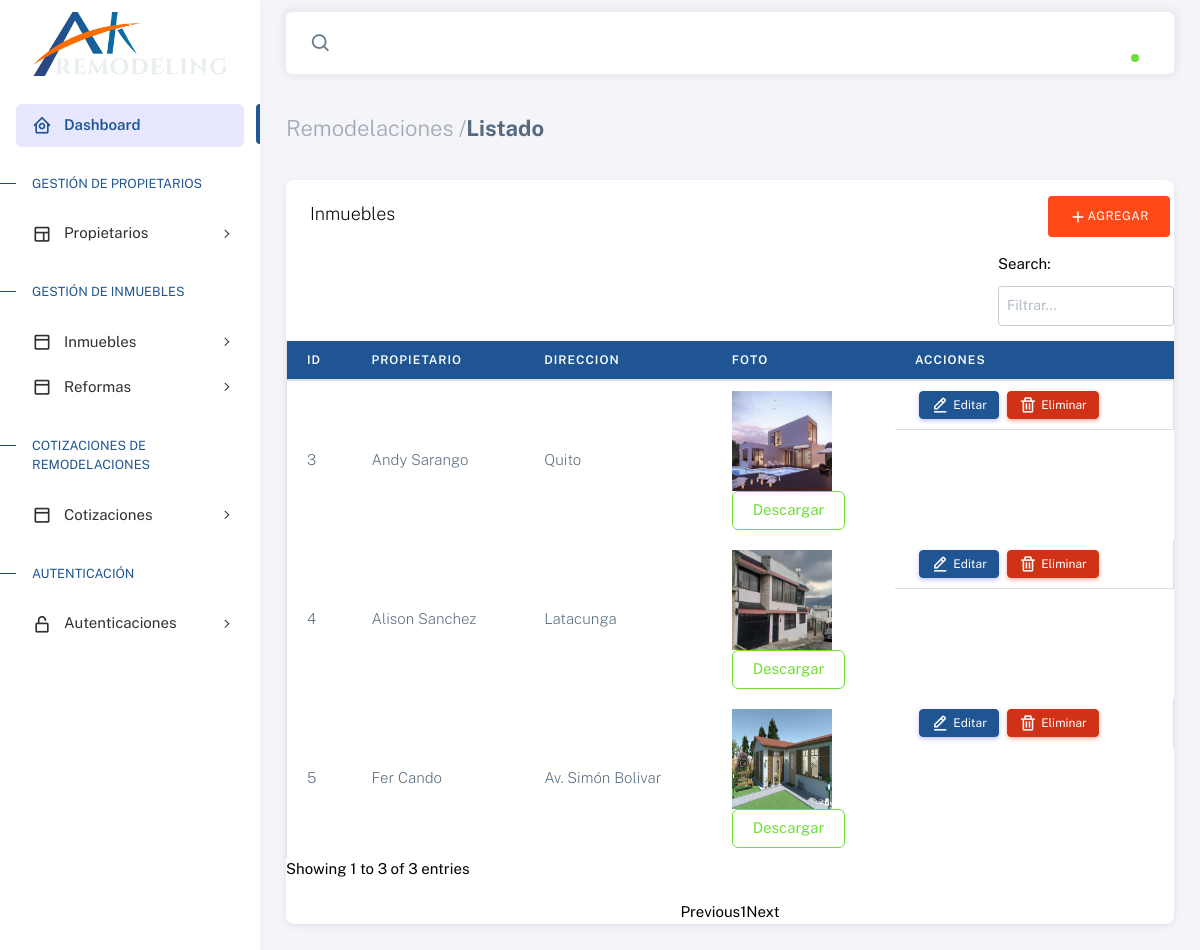
Page /lista/inmueble/ on the committed database.
### Aplicaciones/gestion/models.py (models this page shows, shortened)
class Inmueble(models.Model):
    propietario = models.ForeignKey(Propietario, on_delete=models.CASCADE)
    direccion = models.CharField(max_length=200)
    foto = models.FileField(upload_to='evidencias_inmuebles', null=True, blank=True)

class Propietario(models.Model):
    nombre = models.CharField(max_length=100)
    telefono = models.CharField(max_length=15)
    email = models.EmailField()

### Aplicaciones/gestion/views.py (the view)
# urls.py: path('lista/inmueble/', views.lista_inmueble, name='lista_inmueble'),
def lista_inmueble(request):
    inmuebles = Inmueble.objects.all()
    return render(request, 'inmuebles/lista_inmueble.html', {'inmuebles': inmuebles})

### Aplicaciones/gestion/templates/inmuebles/lista_inmueble.html (shortened to what this page needs)
{% extends "plantilla.html" %}
{% load static %}
{% block body %}
<h4 class="fw-bold py-3 mb-4"><span class="text-muted fw-light">Remodelaciones /</span>Listado</h4>
<div class="card">
  <div class="row">
    <div class="col-md-10">
      <h5 class="card-header">Inmuebles</h5>
    </div>
    <div class="col-md-2">
      <a class="btn btn-get-started  my-3 text-center justify-content-end" href="{% url 'nuevo_inmueble' %}"><i class="bx bx-plus"></i>Agregar</a>
    </div>
  </div>
  <div class="table-responsive text-nowrap">
    <table id="tbl-inm" class="table table-hover">
      <thead class="bg-primary">
        <tr>
          <th class="text-white">ID</th>
          <th class="text-white">Propietario</th>
          <th class="text-white">Direccion</th>
          <th class="text-white">Foto</th>
          <th class="text-white">Acciones</th>
        </tr>
      </thead>
      <tbody class="table-border-bottom-0">
        {% for inmueble in inmuebles %}
        <tr>
          <td class="border-bottom-0"><h6 class="mb-0">{{ inmueble.id }}</h6></td>
          <td class="border-bottom-0"><h6 class="mb-0">{{ inmueble.propietario.nombre }}</h6></td>
          <td class="border-bottom-0"><h6 class="mb-0">{{ inmueble.direccion }}</h6></td>
          <td class="border-bottom-0">
            {% if inmueble.foto and inmueble.foto.url %}
            <p class="mb-0  fw-normal">
                <a  href="{{inmueble.foto.url}}" target="_blank">
                    <img src="{{inmueble.foto.url}}" alt=""
                    height="100px" width="100px">
                </a><br>
                <a class="btn btn-outline-success" download  href="{{inmueble.foto.url}}">
                  Descargar
                </a>
            {% else %}
                No hay foto disponible.
            {% endif %}
            </p>
          </td>
          <td class="d-flex align-items-center">
            <a href="{% url 'editar_inmueble' inmueble.id %}" class="btn btn-primary btn-sm d-flex align-items-center mx-1">
              <i class="bx bx-edit-alt me-1"></i> Editar
            </a>
            <button type="button" onclick="confirmarEliminacion('form-eliminar-{{ inmueble.id }}')" class="btn btn-danger btn-sm d-flex align-items-center mx-1">
              <i class="bx bx-trash me-1"></i> Eliminar
            </button>
        </td>
        </tr>
        {% empty %}
        <tr>
          <td colspan="5" class="text-center">No se encontraron inmuebles.</td>
        </tr>
        {% endfor %}
      </tbody>
    </table>
  </div>
</div>
{% endblock %}

### Aplicaciones/gestion/templates/plantilla.html (shortened to what this page needs)
{% load static %}
<!DOCTYPE html>
<html
    lang="en"
    cl="light-style layout-menu-fixed" dir="ltr" data-theme="theme-default"
    data-assets-path="../assets/" data-template="vertical-menu-template-free">
    <head>
      <link href="{% static 'lib/DataTables/datatables.min.css' %}" rel="stylesheet">
      <link rel="stylesheet" href="https://cdnjs.cloudflare.com/ajax/libs/izitoast/1.4.0/css/iziToast.css" />
      <link rel="stylesheet" href="https://cdnjs.cloudflare.com/ajax/libs/bootstrap/5.3.0/css/bootstrap.min.css">
      <link rel="stylesheet" href="{% static 'plantilla/assets/vendor/fonts/boxicons.css' %}" />
      <link rel="stylesheet" href="https://cdn.datatables.net/buttons/2.4.1/css/buttons.dataTables.min.css">
      <link rel="stylesheet" href="{% static 'plantilla/assets/vendor/css/core.css' %}" class="template-customizer-core-css" />
      <link rel="stylesheet" href="{% static 'plantilla/assets/vendor/css/theme-default.css' %}" class="template-customizer-theme-css" />
      <link rel="stylesheet" href="{% static 'plantilla/assets/css/demo.css' %}" />
      <link rel="stylesheet" href="{% static 'plantilla/assets/vendor/libs/perfect-scrollbar/perfect-scrollbar.css' %}" />
      <link rel="stylesheet" href="{% static 'plantilla/assets/vendor/libs/apex-charts/apex-charts.css' %}" />
      <link rel="stylesheet" href="https://cdnjs.cloudflare.com/ajax/libs/bootstrap-fileinput/5.0.0/css/fileinput.min.css" />
      <link href="https://cdn.jsdelivr.net/npm/select2@4.1.0-rc.0/dist/css/select2.min.css" rel="stylesheet" />
    </head>
    <body>
      <div class="layout-wrapper layout-content-navbar">
        <div class="layout-container">
          <aside id="layout-menu" class="layout-menu menu-vertical menu bg-menu-theme">
            <div class="app-brand demo">
              <a href="#" class="app-brand-link">
                <img src="{% static 'assets/img/logo.png' %}" alt="Logo" class="img-fluid" height="20">
              </a>
            </div>
            <br>
            <ul class="menu-inner py-1">
              <li class="menu-item active">
                <a href="{% url 'dash' %}" class="menu-link">
                  <i class="menu-icon tf-icons bx bx-home-circle"></i>
                  <div data-i18n="Analytics">Dashboard</div>
                </a>
              </li>
              <li class="menu-header small text-uppercase">
                <span class="menu-header-text">Gestión de Propietarios  </span>
              </li>
              <li class="menu-item">
                <a href="javascript:void(0);" class="menu-link menu-toggle">
                  <i class="menu-icon tf-icons bx bx-layout"></i>
                  <div data-i18n="Layouts">Propietarios</div>
                </a>
              </li>
              <li class="menu-header small text-uppercase">
                <span class="menu-header-text">Gestión de Inmuebles</span>
              </li>
              <li class="menu-item">
                <a href="javascript:void(0);" class="menu-link menu-toggle">
                  <i class="menu-icon tf-icons bx bx-dock-top"></i>
                  <div data-i18n="Account Settings">Inmuebles</div>
                </a>
              </li>
              <li class="menu-item">
                <a href="javascript:void(0);" class="menu-link menu-toggle">
                  <i class="menu-icon tf-icons bx bx-dock-top"></i>
                  <div data-i18n="Account Settings">Reformas</div>
                </a>
              </li>
              <li class="menu-header small text-uppercase">
                <span class="menu-header-text">Cotizaciones de Remodelaciones</span>
              </li>
              <li class="menu-item">
                <a href="javascript:void(0);" class="menu-link menu-toggle">
                  <i class="menu-icon tf-icons bx bx-dock-top"></i>
                  <div data-i18n="Account Settings">Cotizaciones</div>
                </a>
              </li>
              <li class="menu-header small text-uppercase">
                <span class="menu-header-text">Autenticación</span>
              </li>
              <li class="menu-item">
                <a href="javascript:void(0);" class="menu-link menu-toggle">
                  <i class="menu-icon tf-icons bx bx-lock-open-alt"></i>
                  <div data-i18n="Authentications">Autenticaciones</div>
                </a>
              </li>
            </ul>
          </aside>
          <div class="layout-page">
            <nav
              class="layout-navbar container-xxl navbar navbar-expand-xl navbar-detached align-items-center bg-navbar-theme"
              id="layout-navbar">
              <div class="navbar-nav-right d-flex align-items-center" id="navbar-collapse">
                <div class="navbar-nav align-items-center">
                  <div class="nav-item d-flex align-items-center">
                    <i class="bx bx-search fs-4 lh-0"></i>
                  </div>
                </div>
                <ul class="navbar-nav flex-row align-items-center ms-auto">
                  <li class="nav-item navbar-dropdown dropdown-user dropdown">
                    <a class="nav-link dropdown-toggle hide-arrow" href="javascript:void(0);" data-bs-toggle="dropdown">
                      <div class="avatar avatar-online">
                      </div>
                    </a>
                  </li>
                </ul>
              </div>
            </nav>
            <div class="content-wrapper">
              <div class="container-xxl flex-grow-1 container-p-y">
                {% block body %}
                {% endblock %}
              </div>
            </div>
          </div>
        </div>
      </div>
</body>
</html>

### remodelacion/static/plantilla/assets/css/demo.css (style rules this page uses)
.menu .app-brand.demo { height: 64px; margin-top: 12px; }

### rows in the picture
Inmueble: id "3", propietario.nombre "Andy Sarango", direccion "Quito", foto (picture)
Inmueble: id "4", propietario.nombre "Alison Sanchez", direccion "Latacunga", foto (picture)
Inmueble: id "5", propietario.nombre "Fer Cando", direccion "Av. Simón Bolivar", foto (picture)
